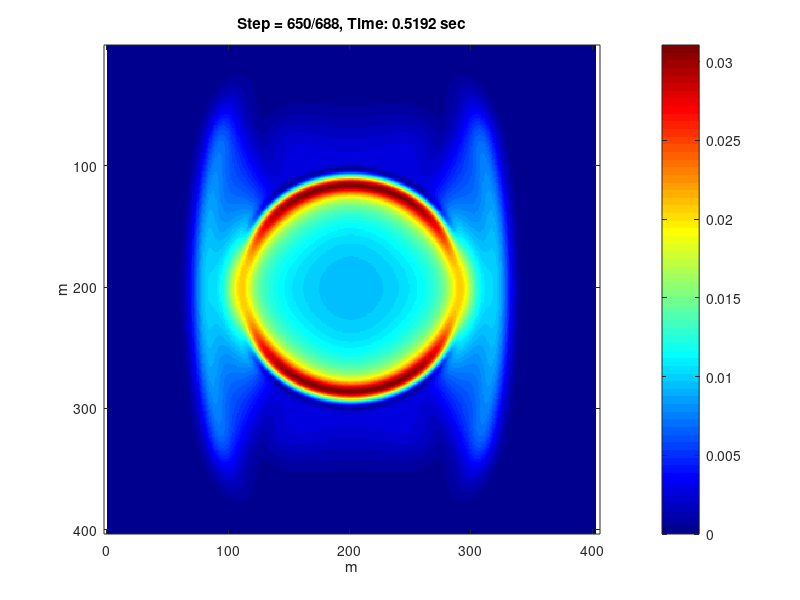

Recreate this plot in MATLAB.
% Finite-differences in time domain(FDTD) elastic wave propagation in 2D 
% tansversely-isotropic (TI) medium surrounded by simple sponge boundaries
% with exponential decay (Cerjan, 1985).
%
% We solve second order wave equation in time domain and displacement 
% formulation getting wavefield in terms of displacement vector [ux, uz].
%
% Elastic TI medium is parametrized by four independent elastic parameters
% c11, c13, c33, c44 and density. We show CFL number and number of 
% points per wavelength prior running loop over time steps.
%
% Conventional FD star-stencils deliver accuracy O(2,2)
% Stencils: [1 -2 1]/dx2 and [1 -1 -1 1]/4dxdz
% --------------------------------------------------------------
% The code is intentionally writen in a single file
% to simplify start up.
%
% The program does not save any files, add such option manually if needed.
% Drawing the wavefield is the most computationally demanding. Increase 
% IT_DISPLAY value to reduce output and accelerate computation.
%
% The goal is to provide a simple example of elastic wave propagation
% in 2D TI medium.
%
% --------------------------------------------------------------
% Oleg Ovcharenko and Vladimir Kazei, 2018
%
% oleg.ovcharenko@kaust.edu.sa
% vladimir.kazei@kaust.edu.sa
%
% King Abdullah University of Science and Technology
% Thuwal, Saudi Arabia
% --------------------------------------------------------------

close all;
clear all;

% Output periodicity in time steps
IT_DISPLAY = 50;

%% MODEL
% Model dimensions
nx = 401;
nz = 401;
dx = 10;    % [m]
dz = 10;    % [m]

% Anisotropic parameters parameters
% model I from Becache, Fauqueux and Joly, which is stable
co_aniso = 1e10 * ones(nz, nx);
c11 = 4.0 * co_aniso;
c13 = 3.8 * co_aniso;
c33 = 20.0 * co_aniso;
c44 = 2.0 * co_aniso;
rho = 4000.0 * ones(nz, nx);

vp = sqrt(c33(:)./rho(:));         % VP0
vs = sqrt(c44(:)./rho(:));         % VS0
%% TIME STEPPING
t_total = .55;                       % [sec] recording duration
dt = 0.8/(max(vp(:)) * sqrt(1.0/dx^2 + 1.0/dz^2));
nt = round(t_total/dt);             % number of time steps
t = [0:nt]*dt;

CFL = max(vp(:))*dt * sqrt(1.0/dx^2 + 1.0/dz^2);
%% SOURCE
f0 = 10.0;                        % dominant frequency of the wavelet
t0 = 1.20 / f0;                     % excitation time
factor = 1e10;                      % amplitude coefficient
angle_force = 90.0;                 % spatial orientation

jsrc = round(nz/2);                 % source location along OZ
isrc = round(nx/2);                 % source location along OX

a = pi*pi*f0*f0;
dt2rho_src = dt^2/rho(jsrc, isrc);
    source_term = factor * exp(-a*(t-t0).^2);                             % Gaussian
%     source_term =  -factor*2.0*a*(t-t0)*exp(-a*(t-t0)^2);                % First derivative of a Gaussian:
% source_term = -factor * (1.0 - 2.0*a*(t-t0).^2).*exp(-a*(t-t0).^2);        % Ricker source time function (second derivative of a Gaussian):

force_x = sin(angle_force * pi / 180) * source_term * dt2rho_src / (dx * dz);
force_z = cos(angle_force * pi / 180) * source_term * dt2rho_src / (dx * dz);

min_wavelengh = min(vs(vs>0.1))/f0;     % shortest wavelength bounded by velocity in the air

%% ABSORBING BOUNDARY (ABS)
abs_thick = min(floor(0.20*nx), floor(0.20*nz));         % thicknes of the layer
abs_rate = 0.3/abs_thick;      % decay rate

lmargin = [abs_thick abs_thick];
rmargin = lmargin;
weights = ones(nz+2,nx+2);
for iz = 1:nz+2
    for ix = 1:nx+2
        i = 0;
        j = 0;
        k = 0;
        if (ix < lmargin(1) + 1)
            i = lmargin(1) + 1 - ix;
        end
        if (iz < lmargin(2) + 1)
            k = lmargin(2) + 1 - iz;
        end
        if (nx - rmargin(1) < ix)
            i = ix - nx + rmargin(1);
        end
        if (nz - rmargin(2) < iz)
            k = iz - nz + rmargin(2);
        end
        if (i == 0 && j == 0 && k == 0)
            continue
        end
        rr = abs_rate * abs_rate * double(i*i + j*j + k*k );
        weights(iz,ix) = exp(-rr);
    end
end

%% SUMMARY
fprintf('#################################################\n');
fprintf('2D elastic FDTD wave propagation in TI medium \nin displacement formulation with Cerjan(1985) \nboundary conditions\n');
fprintf('#################################################\n');
fprintf('Model:\n\t%d x %d\tgrid nz x nx\n\t%.1e x %.1e\t[m] dz x dx\n',nz, nx, dz,dx);
fprintf('\t%.1e x %.1e\t[m] model size\n',nx*dx, nz*dz);
fprintf('\t%.1e...%.1e\t c11\n', min(c11(:)), max(c11(:)));
fprintf('\t%.1e...%.1e\t c13\n', min(c13(:)), max(c13(:)));
fprintf('\t%.1e...%.1e\t c33\n', min(c33(:)), max(c33(:)));
fprintf('\t%.1e...%.1e\t c44\n', min(c44(:)), max(c44(:)));
fprintf('\t%.0f...%.0f\t[kg/m3] rho\n', min(rho(:)), max(rho(:)));
fprintf('Time:\n\t%.1e\t[sec] total\n\t%.1e\tdt\n\t%d\ttime steps\n',t_total,dt,nt);
fprintf('Source:\n\t%.1e\t[Hz] dominant frequency\n\t%.1f\t[sec] index time\n',f0,t0);
fprintf('Other:\n\t%.1f\tCFL number\n', CFL);
fprintf('\t%.2f\t[m] shortest wavelength\n\t%d, %d\t points-per-wavelength OX, OZ\n', min_wavelengh, floor(min_wavelengh/dx), floor(min_wavelengh/dz));
fprintf('#################################################\n');

%% ALLOCATE MEMORY FOR WAVEFIELD
ux3 = zeros(nz+2,nx+2);            % Wavefields at t
uz3 = zeros(nz+2,nx+2);
ux2 = zeros(nz+2,nx+2);            % Wavefields at t-1
uz2 = zeros(nz+2,nx+2);
ux1 = zeros(nz+2,nx+2);            % Wavefields at t-2
uz1 = zeros(nz+2,nx+2);
% Coefficients for derivatives
co_dxx = 1/dx^2;
co_dzz = 1/dz^2;
co_dxz = 1/(4.0 * dx * dz);
co_dzx = 1/(4.0 * dx * dz);
dt2rho=(dt^2)./rho;

%% Loop over TIME
tic;
for it = 1:nt
    ux3 = zeros(size(ux2));
    uz3 = zeros(size(uz2));
    % Second-order derivatives
    % Ux
    dux_dxx = co_dxx * (ux2(2:end-1,1:end-2) - 2*ux2(2:end-1,2:end-1) + ux2(2:end-1,3:end));
    dux_dzz = co_dzz * (ux2(1:end-2,2:end-1) - 2*ux2(2:end-1,2:end-1) + ux2(3:end,2:end-1));
    dux_dxz = co_dxz * (ux2(1:end-2,3:end) - ux2(3:end,3:end) ...
        - ux2(1:end-2,1:end-2) + ux2(3:end,1:end-2));
    dux_dzx = dux_dxz;
    % Uz
    duz_dxx = co_dxx * (uz2(2:end-1,1:end-2) - 2*uz2(2:end-1,2:end-1) + uz2(2:end-1,3:end));
    duz_dzz = co_dzz * (uz2(1:end-2,2:end-1) - 2*uz2(2:end-1,2:end-1) + uz2(3:end,2:end-1));
    duz_dxz = co_dxz * (uz2(1:end-2,3:end) - uz2(3:end,3:end) ...
        - uz2(1:end-2,1:end-2) + uz2(3:end,1:end-2));
    duz_dzx = duz_dxz;
    % Stress G
    sigmas_ux = c11 .* dux_dxx + c13 .* duz_dzx + c44 .* dux_dzz + c44 .* duz_dxz;
    sigmas_uz = c44 .* dux_dzx + c44 .* duz_dxx + c13 .* dux_dxz + c33 .* duz_dzz;
    % U(t) = 2*U(t-1) - U(t-2) + G dt2/rho;
    ux3(2:end-1,2:end-1) = 2.0*ux2(2:end-1,2:end-1) - ux1(2:end-1,2:end-1) + sigmas_ux.*dt2rho;
    uz3(2:end-1,2:end-1) = 2.0*uz2(2:end-1,2:end-1) - uz1(2:end-1,2:end-1) + sigmas_uz.*dt2rho;
    % Add source term
    ux3(jsrc, isrc) = ux3(jsrc, isrc) + force_x(it);
    uz3(jsrc, isrc) = uz3(jsrc, isrc) + force_z(it);
    % Exchange data between t-2 (1), t-1 (2) and t (3) and apply ABS
    ux1 = ux2 .* weights;
    ux2 = ux3 .* weights;
    uz1 = uz2 .* weights;
    uz2 = uz3 .* weights;
    % Output
    if mod(it,IT_DISPLAY) == 0
        fprintf('Time step: %d \t %.4f s\n',it, single(t(it)));
        u=sqrt(ux3.^2 + uz3.^2);
        imagesc(u); colorbar; colormap jet; xlabel('m'); ylabel('m');
        title(['Step = ',num2str(it),'/',num2str(nt),', Time: ',sprintf('%.4f',t(it)),' sec']);
        axis equal tight; drawnow;
    end
end
toc; disp('End');
